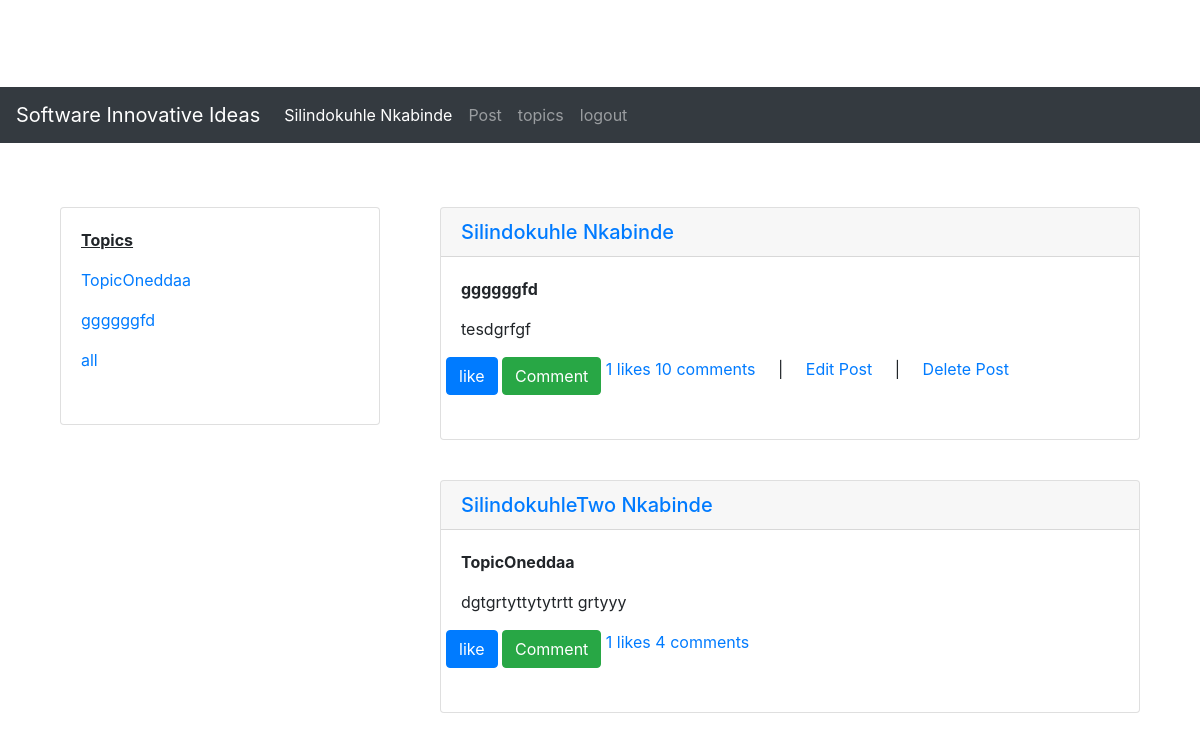
The page /landing/5 on the database its author committed.
### blog/models.py (models this page shows)
class Topics(models.Model):
	topic = models.CharField(max_length=255)
	topic_date = models.DateTimeField(max_length=50)

class Users(models.Model):
	User_roleID = models.ForeignKey(UserRoles, on_delete=models.CASCADE, null=True)
	user_name = models.CharField(max_length=255)
	name = models.CharField(max_length=255, default= '')
	birthdate = models.CharField(max_length=255)
	surname = models.CharField(max_length=255, default= '')
	email = models.CharField(max_length=255, default= '')
	identifier = models.CharField(max_length=255, default= '')
	password = models.CharField(max_length=255)
	cell_number = models.CharField(max_length=80)
	user_date = models.DateTimeField(max_length=50)

class Ideas(models.Model):
	userID = models.ForeignKey(Users, on_delete=models.CASCADE)
	idea = models.TextField(default= '')
	idea_date = models.DateTimeField(max_length=50)

### blog/views.py (the view)
# urls.py: path('landing/<int:userid>', views.main_landing, name='main_landing'),
def main_landing(request, userid):
  topicID = 0
  if request.method == "POST":
    print("request.POST.get(topicID)")
    print(request.POST.get("topicID"))
    topicID = int(request.POST.get("topicID"))
    print("request.POST.get(topicID)")
  context = {"topics":"", "userid": "", "ideas": []}
  template = loader.get_template('landing.html')
  listtopicsqueryresult = topics_queries.list_topics_query();
  if listtopicsqueryresult["success"] == True:
    context["topics"] = listtopicsqueryresult["result"]
    user = {
    "id": userid
    }
    get_user_by_id_queryresult = users_queries.get_user_by_id_query(user)
    ideas_queries_result = ideas_queries.get_ideas_and_topics_query({"userID": get_user_by_id_queryresult["result"]["id"]})
    role_query_result = user_roles_queries.get_user_role_by_id_query(get_user_by_id_queryresult["result"]["User_roleID_id"])
    print(role_query_result)
    user_details = user_details_helper.get_user_name_and_sur(userid)
    print(ideas_queries_result["result"])
    print(get_user_by_id_queryresult)
    context["userid"] = get_user_by_id_queryresult["result"]["id"]
    context["ideas"] = [item for item in ideas_queries_result["result"] if item["topicID"] == topicID] if topicID > 0 else ideas_queries_result["result"]
    context["role"] = user_role_helper.get_user_role(userid)
    context["userdetails"] = user_details
    return HttpResponse(template.render(context, request))
  return HttpResponse(template.render(context, request))

### blog/topics_queries.py (called while the page is built)
def list_topics_query():
	result = {"success": False, "result": {}, "error": []}
	try:
		list_topics_query_result = Topics.objects.values().distinct()
		if list_topics_query_result is None:
			return result
		else:
			result["success"] = True
			result["result"] = list_topics_query_result
			result["error"] = []
			return result
		return result
	except Exception as error:
			result["success"] = False
			result["result"] = {}
			result["error"].append(error)
	return result

### blog/user_details_helper.py (called while the page is built)
def get_user_name_and_sur(userid):
  print(userid)
  user_result = Users.objects.filter(id=userid).first()
  details = user_result.name + " " + user_result.surname
  print("details")
  print(details)
  print("details")
  return details

### blog/user_role_helper.py (called while the page is built)
def get_user_role(userid):
  role_result = user_roles_queries.get_user_role_by_user_id_query(userid)
  print("role_result")
  role = role_result["result"].role
  print("role_result")
  return role

### blog/user_roles_queries.py (called while the page is built)
def get_user_role_by_id_query(roleid):
	result = {"success": False, "result": {}, "error": []}
	try:
		user_role_result = UserRoles.objects.filter(id=roleid).values().first()
		print("user_role")
		print(user_role_result)
		if user_role_result is None:
			return result
		else:
			result["success"] = True
			result["result"] = user_role_result
			result["error"] = []
			return result
		return result
	except Exception as error:
			print("get_user_role_by_id_query error")
			print(error)
			result["success"] = False
			result["result"] = roleid
			result["error"].append("role doesn't exist for role_id {0}" .format(roleid))
	return result

def get_user_role_by_user_id_query(userid):
	result = {"success": False, "result": {}, "error": []}
	try:
		user_result = Users.objects.filter(id=userid).first()
		user_role_result = user_result.User_roleID
		print("user_role")
		print(user_role_result)
		if user_role_result is None:
			return result
		else:
			result["success"] = True
			result["result"] = user_role_result
			result["error"] = []
			return result
		return result
	except Exception as error:
			print("get_user_role_by_user_id_query error")
			print(error)
			result["success"] = False
			result["result"] = userid
			result["error"].append("role doesn't exist for user_id {0}" .format(userid))
	return result

### blog/templates/landing.html (shortened to what this page needs)
﻿<!DOCTYPE html>
{% load static %}
<html lang="en" xmlns="http://www.w3.org/1999/xhtml">
<head>
    <link rel="stylesheet" href="{% static '.\bootstrap\dist\css\bootstrap.css' %}">
    <link rel="stylesheet" href="{% static '.\bootstrap\dist\css\website\landing.css' %}">
</head>
<body>
    <nav class="navbar navbar-expand-lg navbar-dark bg-dark">
        <a class="navbar-brand" href="#">Software Innovative Ideas</a>
        <div class="collapse navbar-collapse" id="navbarSupportedContent">
            <ul class="navbar-nav mr-auto">
                <li class="nav-item active">
                    <a class="nav-link" href="/myprofile/{{userid}}">{{userdetails}}<span class="sr-only">(current)</span></a>
                </li>
                <li class="nav-item">
                    <a class="nav-link" href="/addidea/{{userid}}">Post</a>
                </li>
                {% if role == "administrator" %}
                <li class="nav-item">
                    <a class="nav-link" href="/topics/{{userid}}">topics</a>
                </li>
                {% endif %}
                <li class="nav-item">
                    <a class="nav-link" href="/logout/">logout</a>
                </li>
            </ul>
        </div>
    </nav>
    <div class="pt-5 container">
        <div class="row">
            <div class="col-md-4">
                <div class="pt-3 pb-4 container">
                    <div class="pb-3 card">
                        <div class="card-body">
                            <p id="topics"><b><u>Topics</u></b></p>
                            {% for x in topics %}
                            <form id="filterbytopic" action="/landing/{{userid}}" method="post">
                                <p><a href="#" onclick="filterByTopic('{{x.id}}')">{{x.topic}}</a></p>
                            </form>
                            {% endfor %}
                            <form id="filterbytopic" action="/landing/{{userid}}" method="post">
                                <p><a href="#" onclick="filterByTopic('0')">all</a></p>
                            </form>
                        </div>
                    </div>
                </div>
            </div>
            <div class="col-md-8">
                {% for x in ideas %}
                <div class="pt-3 pb-4 container">
                    <div class="pb-2 card">
                        <h5 class="card-header"><a href="{{x.userID}}">{{x.name}} {{x.surname}}</a></h5>
                        <div class="card-body">
                            <p id="topics"><b>{{x.topic}}</b></p>
                            <p class="card-text">{{x.idea}}</p>
                            <div class="row">
                                <form action="/addlike/{{userid}}" method="post">
                                    <button type="submit" class="btn btn-primary">like</button>
                                </form>&nbsp;
                                <form action="/addcomment/{{userid}}" method="post">
                                    <button type="submit" class="btn btn-success">Comment</button>
                                </form>&nbsp;
                                <form id="listlikes" action="/likes/{{userid}}" method="post">
                                    <a href="#" onclick="gotoListLikes({{ x }}, {{userid}})">{{x.likes}} likes</a>&nbsp;
                                </form>
                                <form id="listcomments" action="/addcomment/{{userid}}" method="post">
                                    <a href="#" onclick="gotoListComments({{ x }}, {{userid}})">{{x.comments}} comments</a>
                                </form>
                                {% if x.canEdit == 1 %}
                                &nbsp;&nbsp; &nbsp;&nbsp;| &nbsp;&nbsp;&nbsp;&nbsp;
                                <form id="editidea" action="/editidea/{{userid}}" method="post">
                                    <a href="#" onclick="editPost({{ x }}, '{{x.topic}}', {{userid}})">Edit Post</a>
                                </form>&nbsp;&nbsp; &nbsp;&nbsp;| &nbsp;&nbsp;&nbsp;&nbsp;
                                <form id="deleteidea" action="/deleteidea/{{userid}}" method="post">
                                    <a href="#" onclick="deletePost({{x}}, '{{x.topic}}', '{{x.topicID}}', {{userid}})">Delete Post</a>
                                </form>
                                {% endif %}
                            </div>
                        </div>
                    </div>
                </div>
                {% endfor %}
            </div>
        </div>
    </div>
</body>
</html>

### rows shown on the page
Topics: topic "TopicOneddaa", topic "TopicOneddaa"
Topics: topic "ggggggfd", topic "ggggggfd"
Users: name "Silindokuhle", surname "Nkabinde"
Ideas: idea "tesdgrfgf"
Users: name "SilindokuhleTwo", surname "Nkabinde"
Ideas: idea "dgtgrtyttytytrtt grtyyy"

### other values the page prints
{{ userdetails }} "Silindokuhle Nkabinde"
{{ x.likes }} "1" "1"
{{ x.comments }} "10" "4"
